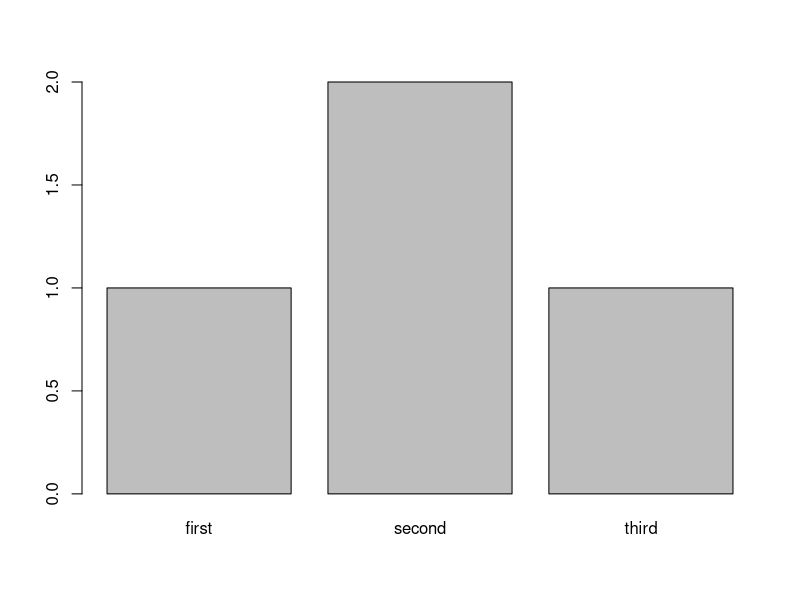

The R script that drew this image: (Note: this script raises an error after producing the figure.)
kbs <- 9
print(kbs)
KBS <- 7
print(KBS)
kb_s <- 5
print(kb_s)

a <- 10
b <- 20
(c <- a + b) # print() 처리됨
# 주석

# 데이터 유형 : numeric(integer, double), character, logical, complex, NA, NaN, factor, closure ...
mbc <- 11
object.size(mbc)
typeof(mbc)
typeof(3)
typeof(3.14)
is(mbc) # 데이터 유형 출력
mbc2 <- as.integer(mbc)  # 형변환
typeof(mbc2)
is(mbc2)
mbc3 <- 11L  # 정수화 L
is(mbc3)

ss <- '홍길동'
is(ss)
print(ss)
cat(ss)
cat(ss[1])
cat(ss[0])  # 인덱스 1부터 시작

b <- TRUE
b <- T
is(b)
is.logical(b)

z <- 5.3 - 3i  # 실수와 허수
is(z)

aa <- NA   # 결측값(값이 입력되지 않은 상태)
is(aa)
is.na(aa)
is.na(z)
typeof(aa)

Inf  # 무한대
bb <- NaN   # Not a Number
is(bb)
0 / 0
0 * Inf
Inf + -Inf
Inf - Inf

NULL  # 값이 없음

sum(2, 3)
sum(2, 3, NULL)  # NULL은 값으로 인식 안함. 무시
sum(2, 3, NA)  # NA는 값으로 인식함.
sum(2, 3, NA, na.rm = T)  # na.rm은 값을 제거하고 연산산
sum(2, 3, NaN)  # NaN 값으로 인식함.

sbs <- c('second', 'first', 'third', 'second')
sbs
cat('sbs는', sbs)
# print('sbs는', sbs)  # 에러 인수는 한개만, 주로 함수 내에서 사용
typeof(sbs)
sbs2 <- as.factor(sbs)  # factor로 바뀌면서 순서가 생김, 문자열 고유의 기능을 버리고 순서
sbs2
levels(sbs2)
is(sbs2)
typeof(sbs2)
summary(sbs2)  # 레벨의 빈도 수
plot(sbs2)

f <- function() {
  return('good')
}

f  # 함수의 외형
f()
typeof(f)  # type => closure

# 자료형, 자료구조 확인 함수
# mode : 데이터 성격
# class : 데이터 자료구조 성격 
# typeof : 자료형

a <- 5
cat(mode(a), class(a), typeof(a))

a <- '5'
cat(mode(a), class(a), typeof(a))

cat(mode(f), class(f), typeof(f))

ls()  # 현재 사용 중인 변수 객체 목록 확인
ls.str()

a
rm(a)  # 변수 삭제
a
rm(list=ls())  # 현재 사용 중인 변수 모두 삭제
ls()

a <- 1
rm(a)
a
gc()  # 사용이 종료된 객체가 점유한 메모리를 해제함


getwd()  # 작업경로(디렉토리) 확인

# package(데이터 + 함수 + 알고리즘 꾸러미, R지원 객체, 메소드 함수들을 모아 놓은 컬렉션) 사용
available.packages()  # 사용 가능한 패키지 목록
dim(available.packages())   # 18286 개의 package 지원

# plyr 라이브러리 사용
install.packages("plyr")
library(plyr)

help('plyr')

base::cat('abc')

remove.packages("plyr")

# 기본 dataset 제공
data()
Nile    # 나일강 범람 시계열 데이터 
head(Nile, 5)
tail(Nile, 5)

hist(Nile, freq = F)
lines(density(Nile))

# 도움말 
help(mean)
x <- c(0:10, 50)
xm <- mean(x)
c(xm, mean(x, trim = 0.10))

? mean

gc()
